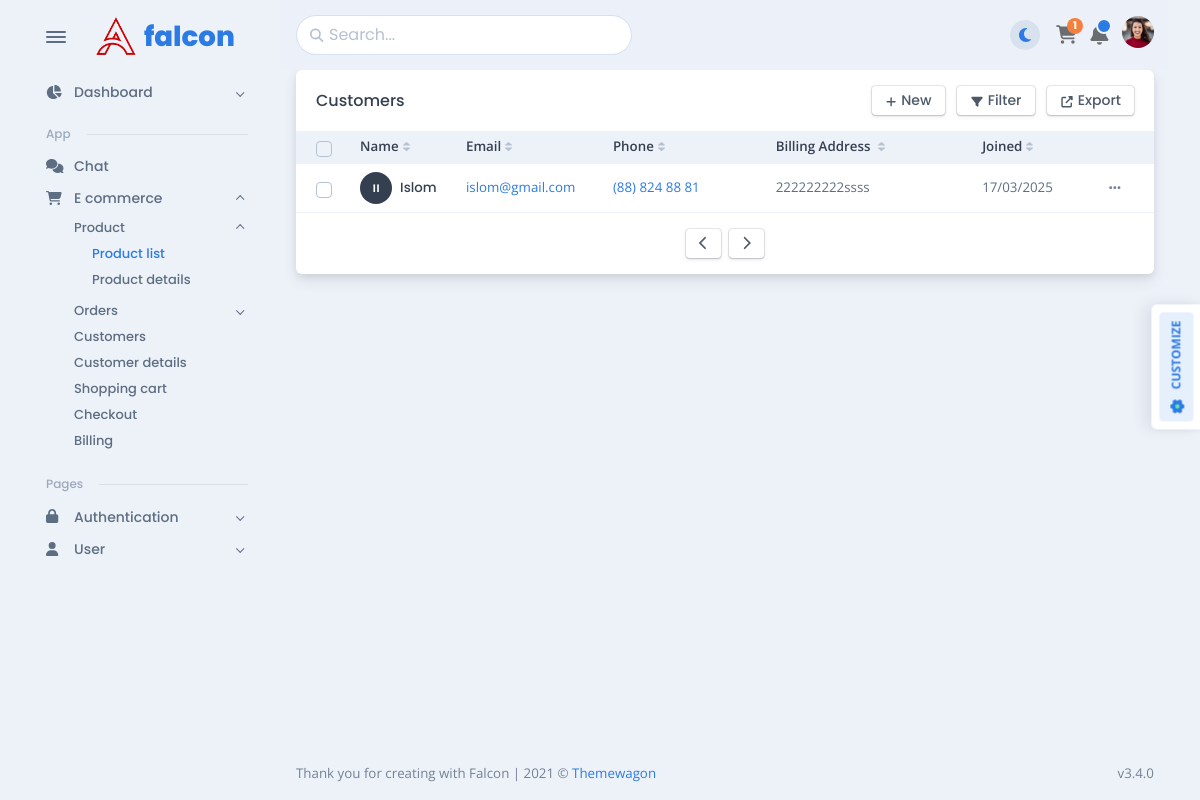
Page /myapp/customers/ on the earlier database version.
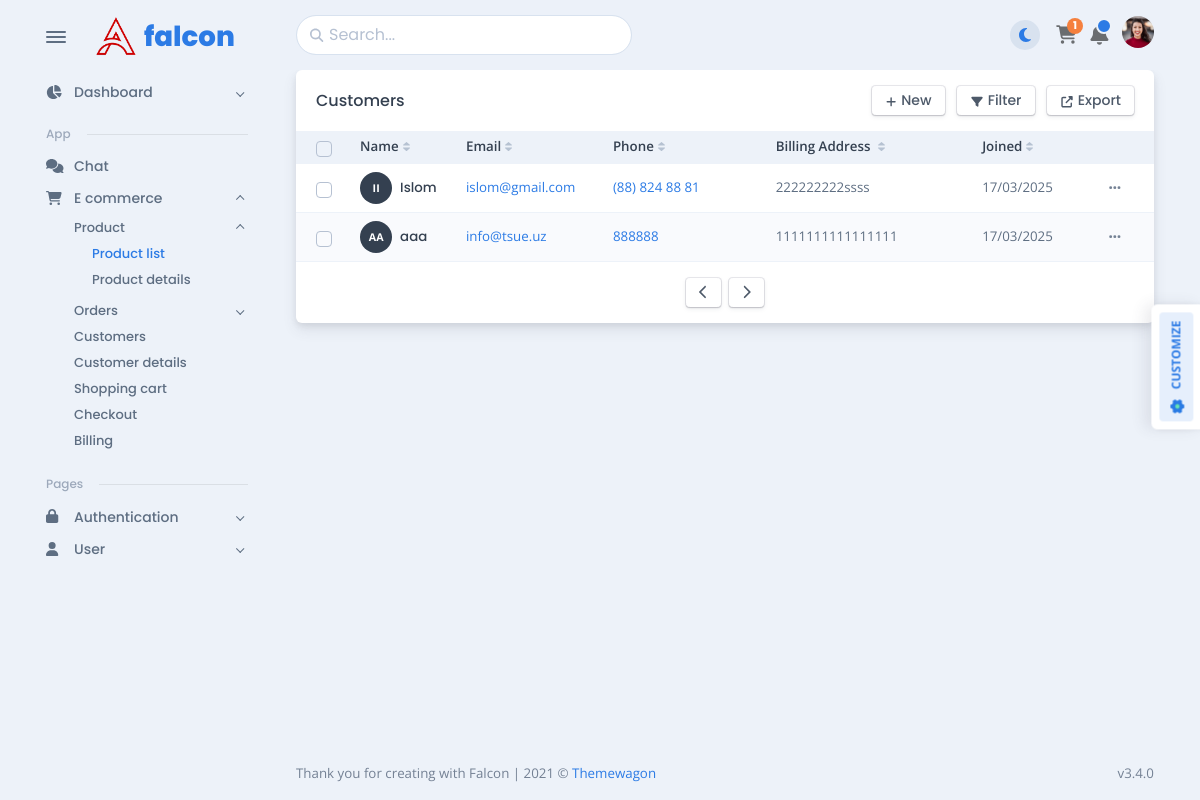
Same page on the later database version.
### myapp/models.py (models this page shows, shortened)
class Customer(models.Model):
    name = models.CharField(max_length=255)
    email = models.EmailField(unique=True)
    phone = models.CharField(max_length=20)
    billing_address = models.TextField()
    joined_date = models.DateTimeField(default=now)
    image = models.ImageField(upload_to='customer_images/', blank=True, null=True)

### myapp/views.py (the view)
# urls.py: path('customers/', CustomerListView.as_view(), name='customer_table'),
class CustomerListView(ListView):
    model = Customer
    template_name = 'myapp/customers.html'
    context_object_name = 'customers'

### myapp/templates/myapp/customers.html (shortened to what the changed rows need)
{% load static %}
<!DOCTYPE html>
<html lang="en-US" dir="ltr">
<head>
    <link href="{% static 'myapp/vendors/overlayscrollbars/OverlayScrollbars.min.css' %}" rel="stylesheet">
    <link href="{% static 'myapp/assets/css/theme-rtl.min.css' %}" rel="stylesheet" id="style-rtl">
    <link href="{% static 'myapp/assets/css/theme.min.css' %}" rel="stylesheet" id="style-default">
    <link href="{% static 'myapp/assets/css/user-rtl.min.css' %}" rel="stylesheet" id="user-style-rtl">
    <link href="{% static 'myapp/assets/css/user.min.css' %}" rel="stylesheet" id="user-style-default">
</head>
<body>
<main class="main" id="top">
    <div class="container" data-layout="container">
        <div class="content">
            <div class="card mb-3" id="customersTable"
                 data-list='{"valueNames":["name","email","phone","address","joined"],"page":10,"pagination":true}'>
                <div class="card-body p-0">
                    <div class="table-responsive">
                        <table class="table table-sm table-striped fs--1 mb-0 overflow-hidden">
                            <thead class="bg-200 text-900">
                            <tr>
                                <th>
                                    <div class="form-check fs-0 mb-0 d-flex align-items-center">
                                        <input class="form-check-input" id="checkbox-bulk-customers-select"
                                               type="checkbox"
                                               data-bulk-select='{"body":"table-customers-body","actions":"table-customers-actions","replacedElement":"table-customers-replace-element"}'/>
                                    </div>
                                </th>
                                <th class="sort pe-1 align-middle white-space-nowrap" data-sort="name">Name</th>
                                <th class="sort pe-1 align-middle white-space-nowrap" data-sort="email">Email</th>
                                <th class="sort pe-1 align-middle white-space-nowrap" data-sort="phone">Phone</th>
                                <th class="sort pe-1 align-middle white-space-nowrap ps-5" data-sort="address"
                                    style="min-width: 200px;">Billing Address
                                </th>
                                <th class="sort pe-1 align-middle white-space-nowrap" data-sort="joined">Joined</th>
                                <th class="align-middle no-sort"></th>
                            </tr>
                            </thead>
                            <tbody class="list" id="table-customers-body">
                            {% for customer in customers %}
                                <tr class="btn-reveal-trigger">
                                    <td class="align-middle py-2" style="width: 28px;">
                                        <div class="form-check fs-0 mb-0 d-flex align-items-center">
                                            <input class="form-check-input" type="checkbox"
                                                   id="customer-{{ forloop.counter }}"
                                                   data-bulk-select-row="data-bulk-select-row"/>
                                        </div>
                                    </td>
                                    <td class="name align-middle white-space-nowrap py-2">
                                        <a href="app/e-commerce/customer-details.html">
                                            <div class="d-flex align-items-center">
                                                <div class="avatar avatar-xl me-2">
                                                    {% if customer.image %}
                                                        <img src="{{ customer.get_absolute_url }}" alt="{{ customer.name }}"
                                                             class="rounded-circle" width="50" height="50">
                                                    {% else %}
                                                        <div class="avatar-name rounded-circle">
                                                            <span>{{ customer.name|first }}{{ customer.name.split|last|first }}</span>
                                                        </div>
                                                    {% endif %}
                                                </div>
                                                <div class="flex-1">
                                                    <h5 class="mb-0 fs--1">{{ customer.name }}</h5>
                                                </div>
                                            </div>
                                        </a>
                                    </td>
                                    <td class="email align-middle py-2">
                                        <a href="mailto:{{ customer.email }}">{{ customer.email }}</a>
                                    </td>
                                    <td class="phone align-middle white-space-nowrap py-2">
                                        <a href="tel:{{ customer.phone }}">{{ customer.phone }}</a>
                                    </td>
                                    <td class="address align-middle white-space-nowrap ps-5 py-2">
                                        {{ customer.billing_address }}
                                    </td>
                                    <td class="joined align-middle py-2">{{ customer.joined_date|date:"d/m/Y" }}</td>
                                    <td class="align-middle white-space-nowrap py-2 text-end">
                                        <div class="dropdown font-sans-serif position-static">
                                            <button class="btn btn-link text-600 btn-sm dropdown-toggle btn-reveal"
                                                    type="button"
                                                    id="customer-dropdown-{{ forloop.counter }}"
                                                    data-bs-toggle="dropdown" data-boundary="window"
                                                    aria-haspopup="true" aria-expanded="false">
                                                <span class="fas fa-ellipsis-h fs--1"></span>
                                            </button>
                                        </div>
                                    </td>
                                </tr>
                            {% endfor %}
                            </tbody>
                        </table>
                    </div>
                </div>
            </div>
        </div>
    </div>
</main>
</body>
</html>

Differences in the rows shown:
added Customer: name|first "A", name.split|last "A", name "aaa", email "info@tsue.uz", phone "888888", billing_address "1111111111111111", joined_date "17/03/2025"
